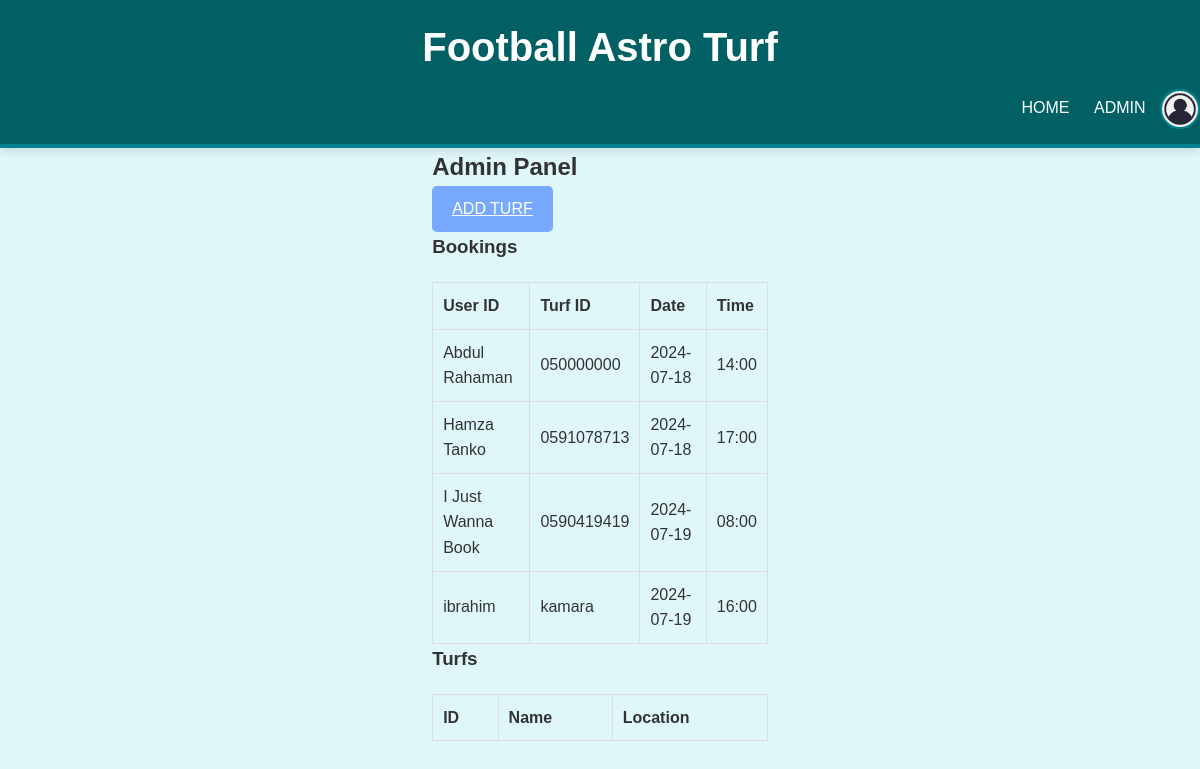
Page /admin (signed in) on the earlier database version.
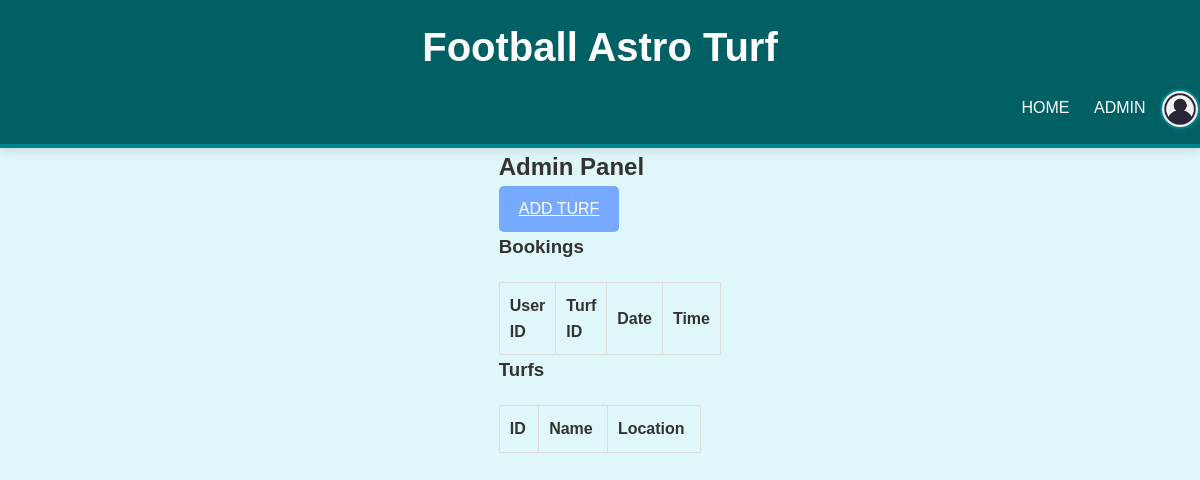
Same page on the later database version.
### tables this page shows
CREATE TABLE "bookings" (
	"id"	INTEGER,
	"name"	TEXT,
	"phone"	TEXT,
	"date"	TEXT,
	"time"	TEXT,
	PRIMARY KEY("id" AUTOINCREMENT)
);

### app.py (the view)
@app.route('/admin')
def admin():
    if 'user_id' not in session or not session.get('is_admin'):
        flash('You do not have access to this page.')
        return redirect(url_for('home'))
    conn = sqlite3.connect('database.db')
    cursor = conn.cursor()
    cursor.execute('SELECT * FROM bookings')
    bookings = cursor.fetchall()
    conn.close()
    return render_template('admin.html', bookings=bookings)

### Templates/admin.html (shortened to what this page needs)
{% extends "base.html" %}
{% block content %}
<div class="container">
    <h2>Admin Panel</h2>
    <a href="{{ url_for('add_turf') }}" class="button">Add Turf</a>
    <h3>Bookings</h3>
    <table>
        <tr>
            <th>User ID</th>
            <th>Turf ID</th>
            <th>Date</th>
            <th>Time</th>
        </tr>
        {% for booking in bookings %}
        <tr>
            <td>{{ booking[1] }}</td>
            <td>{{ booking[2] }}</td>
            <td>{{ booking[3] }}</td>
            <td>{{ booking[4] }}</td>
        </tr>
        {% endfor %}
    </table>
    <h3>Turfs</h3>
    <table>
        <tr>
            <th>ID</th>
            <th>Name</th>
            <th>Location</th>
        </tr>
    </table>
</div>
{% endblock %}

### Templates/base.html (shortened to what this page needs)
<!DOCTYPE html>
<html lang="en">
<head>
    <link rel="stylesheet" href="{{ url_for('static', filename='style.css') }}">
</head>
<body>
    <header>
        <h1>Football Astro Turf</h1>
        <nav>
            <a href="{{ url_for('home') }}">Home</a>
            {% if session.get('is_admin') == 'True' %}
                <a href="{{ url_for('admin') }}">Admin</a>
            {% else %}
            {% if session.get('username') %}
                <a href="{{ url_for('booking') }}">Book</a>
            {% endif %}
            {% endif %}
            {% if session.get('username') %}
                <div class="profile-menu">
                    <img src="{{ url_for('static', filename='avatar.jpg') }}" alt="Profile" class="profile-img">
                </div>
            {% else %}
                <a href="{{ url_for('login') }}">Login</a>
                <a href="{{ url_for('register') }}">Register</a>
            {% endif %}
        </nav>
    </header>
    <main>
        {% block content %}
        {% endblock %}
    </main>
</body>
</html>

### Static/style.css (style rules this page uses)
* { margin: 0; padding: 0; box-sizing: border-box; }
body { font-family: 'Arial', sans-serif; line-height: 1.6; background-color: #f9f9f9; display: flex; flex-direction: column; align-items: center; justify-content: center; width: 100%; margin: 0; padding: 0; background-color: #e0f7fa; color: #333; }
.container { max-width: 1200px; margin: 0 auto; padding: 0 20px; width: 80%; overflow: hidden; }
header { background-color: #006064; color: #fff; padding: 15px 0; text-align: center; width: 100%; min-height: 70px; border-bottom: #00838f 4px solid; box-shadow: 0 4px 8px rgba(0, 0, 0, 0.1); }
header a { color: #fff; text-decoration: none; text-transform: uppercase; font-size: 16px; }
header nav { float: right; margin-top: 10px; }
header h1 { font-size: 2.5rem; font-weight: bold; }
nav a { color: #fff; text-decoration: none; margin: 0 10px; transition: color 0.3s; }
table { width: 100%; border-collapse: collapse; margin-top: 20px; }
table, th, td { border: 1px solid #ddd; }
table th, table td { padding: 10px; text-align: left; }
table th { background-color: #e0f7fa; }
td, th { padding: 8px; }
.profile-menu { position: relative; display: inline-block; }
.profile-img { width: 40px; height: 40px; border-radius: 50%; cursor: pointer; vertical-align: middle; border: 2px solid #00838f; transition: transform 0.3s; }
.button { display: inline-block; color: #fff; background: #77aaff; border: none; padding: 10px 20px; cursor: pointer; border-radius: 5px; text-transform: uppercase; transition: background-color 0.3s, transform 0.3s; }
.card, .profile-dropdown, .button { animation: slideIn 0.5s ease-in-out; }

Differences in the rows shown:
removed bookings: name "Abdul Rahaman", phone "050000000", date "2024-07-18", time "14:00"
removed bookings: name "Hamza Tanko", phone "0591078713", date "2024-07-18", time "17:00"
removed bookings: name "I Just Wanna Book", phone "0590419419", date "2024-07-19", time "08:00"
removed bookings: name "ibrahim", phone "kamara", date "2024-07-19", time "16:00"
